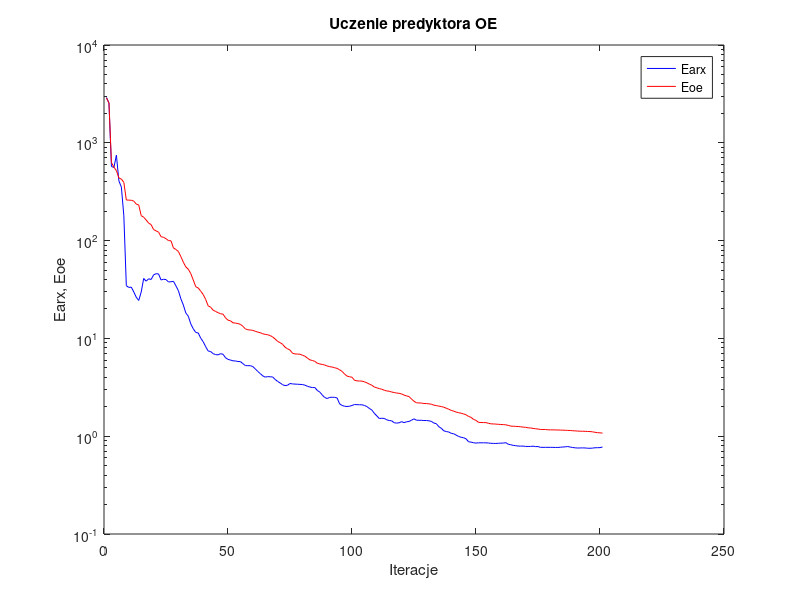
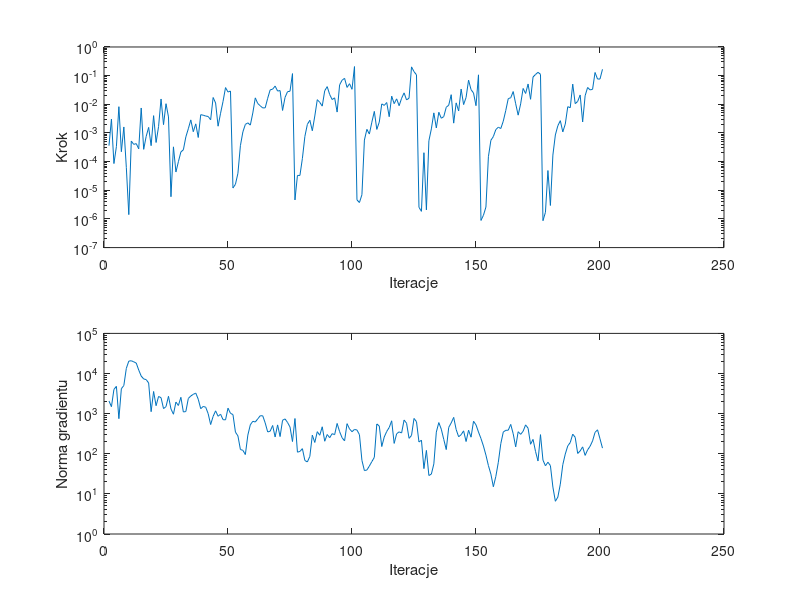

Write the MATLAB code that produced these figures, in order.
%uczenie predyktora oe
clear all;
n=0; farx(n+1)=2.907784e+003; foe(n+1)=2.871710e+003; wspucz(n+1)=0.000000e+000; ng(n+1)=0.000000e+000;
%odnowa zmiennej metryki
n=1; farx(n+1)=2.546965e+003; foe(n+1)=2.551390e+003; krok(n+1)=3.604935e-004; ng(n+1)=2.066961e+003;
n=2; farx(n+1)=5.723945e+002; foe(n+1)=6.282380e+002; krok(n+1)=3.050294e-003; ng(n+1)=1.488874e+003;
n=3; farx(n+1)=5.599219e+002; foe(n+1)=5.641770e+002; krok(n+1)=8.559513e-005; ng(n+1)=4.012500e+003;
n=4; farx(n+1)=7.476456e+002; foe(n+1)=5.187080e+002; krok(n+1)=3.347436e-004; ng(n+1)=4.787093e+003;
n=5; farx(n+1)=4.078937e+002; foe(n+1)=4.377697e+002; krok(n+1)=8.253480e-003; ng(n+1)=7.493910e+002;
n=6; farx(n+1)=3.530837e+002; foe(n+1)=4.255233e+002; krok(n+1)=2.219001e-004; ng(n+1)=4.185634e+003;
n=7; farx(n+1)=1.792499e+002; foe(n+1)=3.941751e+002; krok(n+1)=1.620122e-003; ng(n+1)=5.025272e+003;
n=8; farx(n+1)=3.462143e+001; foe(n+1)=2.600420e+002; krok(n+1)=6.290878e-005; ng(n+1)=1.344489e+004;
n=9; farx(n+1)=3.319731e+001; foe(n+1)=2.593987e+002; krok(n+1)=1.414876e-006; ng(n+1)=2.037983e+004;
n=10; farx(n+1)=3.343697e+001; foe(n+1)=2.584254e+002; krok(n+1)=5.193328e-004; ng(n+1)=2.080657e+004;
n=11; farx(n+1)=2.988050e+001; foe(n+1)=2.535569e+002; krok(n+1)=3.994639e-004; ng(n+1)=1.955290e+004;
n=12; farx(n+1)=2.637408e+001; foe(n+1)=2.361742e+002; krok(n+1)=4.251583e-004; ng(n+1)=1.821599e+004;
n=13; farx(n+1)=2.441311e+001; foe(n+1)=2.316625e+002; krok(n+1)=2.790403e-004; ng(n+1)=1.220121e+004;
n=14; farx(n+1)=2.981285e+001; foe(n+1)=1.802018e+002; krok(n+1)=7.444102e-003; ng(n+1)=8.639656e+003;
n=15; farx(n+1)=4.100875e+001; foe(n+1)=1.733243e+002; krok(n+1)=2.681467e-004; ng(n+1)=7.319810e+003;
n=16; farx(n+1)=3.848117e+001; foe(n+1)=1.625400e+002; krok(n+1)=7.543972e-004; ng(n+1)=7.054368e+003;
n=17; farx(n+1)=4.072967e+001; foe(n+1)=1.509023e+002; krok(n+1)=1.564230e-003; ng(n+1)=5.809463e+003;
n=18; farx(n+1)=4.001888e+001; foe(n+1)=1.456162e+002; krok(n+1)=3.604935e-004; ng(n+1)=1.119478e+003;
n=19; farx(n+1)=4.462585e+001; foe(n+1)=1.295305e+002; krok(n+1)=4.018862e-003; ng(n+1)=3.565665e+003;
n=20; farx(n+1)=4.587351e+001; foe(n+1)=1.258818e+002; krok(n+1)=4.652564e-004; ng(n+1)=1.576935e+003;
n=21; farx(n+1)=4.563831e+001; foe(n+1)=1.220393e+002; krok(n+1)=1.667309e-003; ng(n+1)=2.681335e+003;
n=22; farx(n+1)=3.957416e+001; foe(n+1)=1.096810e+002; krok(n+1)=1.534343e-002; ng(n+1)=2.496175e+003;
n=23; farx(n+1)=4.028981e+001; foe(n+1)=1.081059e+002; krok(n+1)=1.951356e-003; ng(n+1)=1.337406e+003;
n=24; farx(n+1)=3.992197e+001; foe(n+1)=1.046138e+002; krok(n+1)=1.048565e-002; ng(n+1)=1.492402e+003;
n=25; farx(n+1)=3.779226e+001; foe(n+1)=1.000640e+002; krok(n+1)=3.625910e-003; ng(n+1)=2.703683e+003;
%odnowa zmiennej metryki
n=26; farx(n+1)=3.795099e+001; foe(n+1)=9.951061e+001; krok(n+1)=5.957013e-006; ng(n+1)=1.311033e+003;
n=27; farx(n+1)=3.836126e+001; foe(n+1)=8.423005e+001; krok(n+1)=3.276764e-004; ng(n+1)=9.668585e+002;
n=28; farx(n+1)=3.447578e+001; foe(n+1)=8.111661e+001; krok(n+1)=4.341873e-005; ng(n+1)=1.940841e+003;
n=29; farx(n+1)=3.075624e+001; foe(n+1)=7.736877e+001; krok(n+1)=9.960454e-005; ng(n+1)=1.597617e+003;
n=30; farx(n+1)=2.537799e+001; foe(n+1)=6.854373e+001; krok(n+1)=2.178332e-004; ng(n+1)=2.553719e+003;
n=31; farx(n+1)=2.190613e+001; foe(n+1)=6.005267e+001; krok(n+1)=2.578785e-004; ng(n+1)=1.099768e+003;
n=32; farx(n+1)=1.818169e+001; foe(n+1)=5.375414e+001; krok(n+1)=7.286672e-004; ng(n+1)=1.128924e+003;
n=33; farx(n+1)=1.683869e+001; foe(n+1)=5.097113e+001; krok(n+1)=1.402097e-003; ng(n+1)=2.390724e+003;
n=34; farx(n+1)=1.405866e+001; foe(n+1)=4.594116e+001; krok(n+1)=2.855545e-003; ng(n+1)=2.755955e+003;
n=35; farx(n+1)=1.252599e+001; foe(n+1)=3.952653e+001; krok(n+1)=1.106947e-003; ng(n+1)=3.026101e+003;
n=36; farx(n+1)=1.151155e+001; foe(n+1)=3.375418e+001; krok(n+1)=2.075244e-003; ng(n+1)=3.249480e+003;
n=37; farx(n+1)=1.136089e+001; foe(n+1)=3.278002e+001; krok(n+1)=6.946998e-004; ng(n+1)=2.287536e+003;
n=38; farx(n+1)=1.005373e+001; foe(n+1)=3.039024e+001; krok(n+1)=4.341280e-003; ng(n+1)=1.328059e+003;
n=39; farx(n+1)=9.244496e+000; foe(n+1)=2.809168e+001; krok(n+1)=4.161987e-003; ng(n+1)=1.510064e+003;
n=40; farx(n+1)=8.220520e+000; foe(n+1)=2.502347e+001; krok(n+1)=3.898185e-003; ng(n+1)=1.448941e+003;
n=41; farx(n+1)=7.434117e+000; foe(n+1)=2.153551e+001; krok(n+1)=3.763634e-003; ng(n+1)=1.000012e+003;
n=42; farx(n+1)=7.342175e+000; foe(n+1)=2.085012e+001; krok(n+1)=2.885366e-003; ng(n+1)=5.347497e+002;
n=43; farx(n+1)=6.982264e+000; foe(n+1)=1.944288e+001; krok(n+1)=1.726361e-002; ng(n+1)=8.530612e+002;
n=44; farx(n+1)=6.826520e+000; foe(n+1)=1.885148e+001; krok(n+1)=1.111520e-002; ng(n+1)=1.173762e+003;
n=45; farx(n+1)=6.788803e+000; foe(n+1)=1.833247e+001; krok(n+1)=1.721118e-003; ng(n+1)=8.598602e+002;
n=46; farx(n+1)=6.980574e+000; foe(n+1)=1.786596e+001; krok(n+1)=4.871925e-003; ng(n+1)=9.676513e+002;
n=47; farx(n+1)=6.882848e+000; foe(n+1)=1.769277e+001; krok(n+1)=1.263902e-002; ng(n+1)=7.079608e+002;
n=48; farx(n+1)=6.345285e+000; foe(n+1)=1.623651e+001; krok(n+1)=3.830459e-002; ng(n+1)=6.998399e+002;
n=49; farx(n+1)=6.103303e+000; foe(n+1)=1.536129e+001; krok(n+1)=2.680031e-002; ng(n+1)=1.369131e+003;
n=50; farx(n+1)=6.005256e+000; foe(n+1)=1.512733e+001; krok(n+1)=2.900728e-002; ng(n+1)=1.017996e+003;
%odnowa zmiennej metryki
n=51; farx(n+1)=5.899974e+000; foe(n+1)=1.443496e+001; krok(n+1)=1.197415e-005; ng(n+1)=9.476642e+002;
n=52; farx(n+1)=5.881833e+000; foe(n+1)=1.434056e+001; krok(n+1)=1.621284e-005; ng(n+1)=3.460148e+002;
n=53; farx(n+1)=5.801954e+000; foe(n+1)=1.418390e+001; krok(n+1)=3.923630e-005; ng(n+1)=2.787998e+002;
n=54; farx(n+1)=5.792465e+000; foe(n+1)=1.391722e+001; krok(n+1)=3.604935e-004; ng(n+1)=1.276270e+002;
n=55; farx(n+1)=5.523437e+000; foe(n+1)=1.329647e+001; krok(n+1)=1.093891e-003; ng(n+1)=1.217551e+002;
n=56; farx(n+1)=5.273445e+000; foe(n+1)=1.251100e+001; krok(n+1)=1.988643e-003; ng(n+1)=9.565578e+001;
n=57; farx(n+1)=5.261591e+000; foe(n+1)=1.225670e+001; krok(n+1)=2.257520e-003; ng(n+1)=2.919670e+002;
n=58; farx(n+1)=5.262263e+000; foe(n+1)=1.218323e+001; krok(n+1)=1.879251e-003; ng(n+1)=5.272884e+002;
n=59; farx(n+1)=5.152570e+000; foe(n+1)=1.209300e+001; krok(n+1)=4.974973e-003; ng(n+1)=6.448277e+002;
n=60; farx(n+1)=4.877302e+000; foe(n+1)=1.183013e+001; krok(n+1)=1.676647e-002; ng(n+1)=6.191233e+002;
n=61; farx(n+1)=4.594721e+000; foe(n+1)=1.159262e+001; krok(n+1)=1.064021e-002; ng(n+1)=7.414124e+002;
n=62; farx(n+1)=4.369556e+000; foe(n+1)=1.143571e+001; krok(n+1)=8.865514e-003; ng(n+1)=8.868230e+002;
n=63; farx(n+1)=4.139866e+000; foe(n+1)=1.115627e+001; krok(n+1)=7.481826e-003; ng(n+1)=8.842594e+002;
n=64; farx(n+1)=4.017481e+000; foe(n+1)=1.099497e+001; krok(n+1)=7.530795e-003; ng(n+1)=5.867040e+002;
n=65; farx(n+1)=4.067993e+000; foe(n+1)=1.089839e+001; krok(n+1)=1.622219e-002; ng(n+1)=3.495890e+002;
n=66; farx(n+1)=4.049425e+000; foe(n+1)=1.069007e+001; krok(n+1)=3.192743e-002; ng(n+1)=3.647674e+002;
n=67; farx(n+1)=4.037727e+000; foe(n+1)=1.035410e+001; krok(n+1)=3.368398e-002; ng(n+1)=5.066092e+002;
n=68; farx(n+1)=3.807408e+000; foe(n+1)=9.863526e+000; krok(n+1)=4.331299e-002; ng(n+1)=2.621516e+002;
n=69; farx(n+1)=3.634258e+000; foe(n+1)=9.320850e+000; krok(n+1)=2.900728e-002; ng(n+1)=5.240446e+002;
n=70; farx(n+1)=3.505558e+000; foe(n+1)=9.053467e+000; krok(n+1)=3.012318e-002; ng(n+1)=2.682016e+002;
n=71; farx(n+1)=3.363706e+000; foe(n+1)=8.706466e+000; krok(n+1)=6.099924e-003; ng(n+1)=6.839718e+002;
n=72; farx(n+1)=3.290167e+000; foe(n+1)=8.136301e+000; krok(n+1)=1.740861e-002; ng(n+1)=7.384432e+002;
n=73; farx(n+1)=3.318099e+000; foe(n+1)=7.823819e+000; krok(n+1)=2.753789e-002; ng(n+1)=6.031784e+002;
n=74; farx(n+1)=3.458653e+000; foe(n+1)=7.599272e+000; krok(n+1)=2.861011e-002; ng(n+1)=4.642754e+002;
n=75; farx(n+1)=3.424860e+000; foe(n+1)=7.053037e+000; krok(n+1)=1.178633e-001; ng(n+1)=2.014479e+002;
%odnowa zmiennej metryki
n=76; farx(n+1)=3.409966e+000; foe(n+1)=6.937398e+000; krok(n+1)=4.603739e-006; ng(n+1)=7.556465e+002;
n=77; farx(n+1)=3.400025e+000; foe(n+1)=6.916851e+000; krok(n+1)=3.298006e-005; ng(n+1)=1.094887e+002;
n=78; farx(n+1)=3.386585e+000; foe(n+1)=6.894563e+000; krok(n+1)=3.289451e-005; ng(n+1)=1.144037e+002;
n=79; farx(n+1)=3.375980e+000; foe(n+1)=6.734938e+000; krok(n+1)=1.300680e-004; ng(n+1)=1.339087e+002;
n=80; farx(n+1)=3.325730e+000; foe(n+1)=6.581119e+000; krok(n+1)=7.581588e-004; ng(n+1)=6.776257e+001;
n=81; farx(n+1)=3.240284e+000; foe(n+1)=6.300728e+000; krok(n+1)=1.995464e-003; ng(n+1)=6.256266e+001;
n=82; farx(n+1)=3.182526e+000; foe(n+1)=6.033953e+000; krok(n+1)=2.778799e-003; ng(n+1)=8.606566e+001;
n=83; farx(n+1)=3.142937e+000; foe(n+1)=5.949051e+000; krok(n+1)=1.194415e-003; ng(n+1)=2.908249e+002;
n=84; farx(n+1)=3.147633e+000; foe(n+1)=5.829270e+000; krok(n+1)=3.902711e-003; ng(n+1)=1.912459e+002;
n=85; farx(n+1)=2.938627e+000; foe(n+1)=5.572475e+000; krok(n+1)=1.450364e-002; ng(n+1)=3.552423e+002;
n=86; farx(n+1)=2.827054e+000; foe(n+1)=5.486008e+000; krok(n+1)=1.171709e-002; ng(n+1)=2.894009e+002;
n=87; farx(n+1)=2.639920e+000; foe(n+1)=5.418374e+000; krok(n+1)=8.634154e-003; ng(n+1)=4.703693e+002;
n=88; farx(n+1)=2.486080e+000; foe(n+1)=5.345039e+000; krok(n+1)=2.977118e-002; ng(n+1)=2.052022e+002;
n=89; farx(n+1)=2.427799e+000; foe(n+1)=5.223582e+000; krok(n+1)=4.134280e-002; ng(n+1)=3.018863e+002;
n=90; farx(n+1)=2.493332e+000; foe(n+1)=5.139883e+000; krok(n+1)=2.191235e-002; ng(n+1)=2.515248e+002;
n=91; farx(n+1)=2.502839e+000; foe(n+1)=5.098969e+000; krok(n+1)=1.464382e-002; ng(n+1)=3.171380e+002;
n=92; farx(n+1)=2.496430e+000; foe(n+1)=5.010965e+000; krok(n+1)=1.680437e-002; ng(n+1)=2.995499e+002;
n=93; farx(n+1)=2.459593e+000; foe(n+1)=4.937381e+000; krok(n+1)=5.355898e-003; ng(n+1)=5.694892e+002;
n=94; farx(n+1)=2.142915e+000; foe(n+1)=4.775746e+000; krok(n+1)=4.757597e-002; ng(n+1)=3.563272e+002;
n=95; farx(n+1)=2.062823e+000; foe(n+1)=4.597650e+000; krok(n+1)=6.918848e-002; ng(n+1)=2.509071e+002;
n=96; farx(n+1)=2.024623e+000; foe(n+1)=4.319928e+000; krok(n+1)=8.068776e-002; ng(n+1)=2.096841e+002;
n=97; farx(n+1)=2.013622e+000; foe(n+1)=4.116658e+000; krok(n+1)=3.882853e-002; ng(n+1)=5.623783e+002;
n=98; farx(n+1)=2.024089e+000; foe(n+1)=4.054577e+000; krok(n+1)=5.235740e-002; ng(n+1)=4.165279e+002;
n=99; farx(n+1)=2.061573e+000; foe(n+1)=4.009535e+000; krok(n+1)=3.339713e-002; ng(n+1)=3.543993e+002;
n=100; farx(n+1)=2.106928e+000; foe(n+1)=3.728375e+000; krok(n+1)=2.073757e-001; ng(n+1)=4.039740e+002;
%odnowa zmiennej metryki
n=101; farx(n+1)=2.101759e+000; foe(n+1)=3.684753e+000; krok(n+1)=4.622099e-006; ng(n+1)=3.905161e+002;
n=102; farx(n+1)=2.097091e+000; foe(n+1)=3.663363e+000; krok(n+1)=3.735477e-006; ng(n+1)=2.992806e+002;
n=103; farx(n+1)=2.095223e+000; foe(n+1)=3.661237e+000; krok(n+1)=7.000011e-006; ng(n+1)=6.837948e+001;
n=104; farx(n+1)=2.062841e+000; foe(n+1)=3.600820e+000; krok(n+1)=5.653272e-004; ng(n+1)=3.810799e+001;
n=105; farx(n+1)=2.008207e+000; foe(n+1)=3.515323e+000; krok(n+1)=1.339301e-003; ng(n+1)=3.935870e+001;
n=106; farx(n+1)=1.922931e+000; foe(n+1)=3.408753e+000; krok(n+1)=9.152390e-004; ng(n+1)=4.944965e+001;
n=107; farx(n+1)=1.852021e+000; foe(n+1)=3.320530e+000; krok(n+1)=2.371550e-003; ng(n+1)=6.367846e+001;
n=108; farx(n+1)=1.715213e+000; foe(n+1)=3.184441e+000; krok(n+1)=5.655154e-003; ng(n+1)=8.134578e+001;
n=109; farx(n+1)=1.612809e+000; foe(n+1)=3.124538e+000; krok(n+1)=1.330026e-003; ng(n+1)=5.541643e+002;
n=110; farx(n+1)=1.517282e+000; foe(n+1)=3.065954e+000; krok(n+1)=2.396053e-003; ng(n+1)=4.906720e+002;
n=111; farx(n+1)=1.526004e+000; foe(n+1)=3.022752e+000; krok(n+1)=1.032555e-002; ng(n+1)=1.513848e+002;
n=112; farx(n+1)=1.519744e+000; foe(n+1)=2.953158e+000; krok(n+1)=9.159911e-003; ng(n+1)=2.614512e+002;
n=113; farx(n+1)=1.472536e+000; foe(n+1)=2.902227e+000; krok(n+1)=1.153579e-002; ng(n+1)=3.597439e+002;
n=114; farx(n+1)=1.445175e+000; foe(n+1)=2.880895e+000; krok(n+1)=3.692938e-003; ng(n+1)=4.516010e+002;
n=115; farx(n+1)=1.436784e+000; foe(n+1)=2.830603e+000; krok(n+1)=1.923658e-002; ng(n+1)=6.627728e+002;
n=116; farx(n+1)=1.374203e+000; foe(n+1)=2.795970e+000; krok(n+1)=1.053841e-002; ng(n+1)=1.811797e+002;
n=117; farx(n+1)=1.360726e+000; foe(n+1)=2.762331e+000; krok(n+1)=1.547432e-002; ng(n+1)=3.149018e+002;
n=118; farx(n+1)=1.371960e+000; foe(n+1)=2.745271e+000; krok(n+1)=8.928204e-003; ng(n+1)=3.520072e+002;
n=119; farx(n+1)=1.408893e+000; foe(n+1)=2.703852e+000; krok(n+1)=1.620620e-002; ng(n+1)=3.296899e+002;
n=120; farx(n+1)=1.376534e+000; foe(n+1)=2.631637e+000; krok(n+1)=2.508493e-002; ng(n+1)=6.926676e+002;
n=121; farx(n+1)=1.404137e+000; foe(n+1)=2.583540e+000; krok(n+1)=1.417782e-002; ng(n+1)=5.771665e+002;
n=122; farx(n+1)=1.415023e+000; foe(n+1)=2.540930e+000; krok(n+1)=1.636186e-002; ng(n+1)=2.422525e+002;
n=123; farx(n+1)=1.457774e+000; foe(n+1)=2.398360e+000; krok(n+1)=2.022243e-001; ng(n+1)=2.860211e+002;
n=124; farx(n+1)=1.505960e+000; foe(n+1)=2.276681e+000; krok(n+1)=1.380129e-001; ng(n+1)=7.585902e+002;
n=125; farx(n+1)=1.456539e+000; foe(n+1)=2.195243e+000; krok(n+1)=1.067078e-001; ng(n+1)=6.308940e+002;
%odnowa zmiennej metryki
n=126; farx(n+1)=1.455516e+000; foe(n+1)=2.188602e+000; krok(n+1)=2.541039e-006; ng(n+1)=1.964068e+002;
n=127; farx(n+1)=1.453814e+000; foe(n+1)=2.182740e+000; krok(n+1)=1.839930e-006; ng(n+1)=2.179080e+002;
n=128; farx(n+1)=1.447042e+000; foe(n+1)=2.159455e+000; krok(n+1)=2.045211e-004; ng(n+1)=4.260922e+001;
n=129; farx(n+1)=1.446848e+000; foe(n+1)=2.157588e+000; krok(n+1)=2.071929e-006; ng(n+1)=1.213038e+002;
n=130; farx(n+1)=1.437579e+000; foe(n+1)=2.141414e+000; krok(n+1)=5.333277e-004; ng(n+1)=2.870196e+001;
n=131; farx(n+1)=1.418212e+000; foe(n+1)=2.125091e+000; krok(n+1)=1.387045e-003; ng(n+1)=3.114146e+001;
n=132; farx(n+1)=1.362451e+000; foe(n+1)=2.076368e+000; krok(n+1)=5.022071e-003; ng(n+1)=5.589464e+001;
n=133; farx(n+1)=1.343017e+000; foe(n+1)=2.057018e+000; krok(n+1)=1.499941e-003; ng(n+1)=3.465415e+002;
n=134; farx(n+1)=1.250115e+000; foe(n+1)=2.030416e+000; krok(n+1)=5.274350e-003; ng(n+1)=5.986720e+002;
n=135; farx(n+1)=1.205355e+000; foe(n+1)=2.011080e+000; krok(n+1)=3.264384e-003; ng(n+1)=4.100643e+002;
n=136; farx(n+1)=1.135781e+000; foe(n+1)=1.979049e+000; krok(n+1)=3.726829e-003; ng(n+1)=2.279438e+002;
n=137; farx(n+1)=1.115935e+000; foe(n+1)=1.932082e+000; krok(n+1)=7.884232e-003; ng(n+1)=1.271769e+002;
n=138; farx(n+1)=1.104541e+000; foe(n+1)=1.888745e+000; krok(n+1)=9.296334e-003; ng(n+1)=4.535709e+002;
n=139; farx(n+1)=1.070229e+000; foe(n+1)=1.836754e+000; krok(n+1)=2.165649e-002; ng(n+1)=5.877237e+002;
n=140; farx(n+1)=1.059210e+000; foe(n+1)=1.804737e+000; krok(n+1)=2.201622e-003; ng(n+1)=8.069026e+002;
n=141; farx(n+1)=1.026832e+000; foe(n+1)=1.764368e+000; krok(n+1)=1.121665e-002; ng(n+1)=4.024323e+002;
n=142; farx(n+1)=9.938075e-001; foe(n+1)=1.738666e+000; krok(n+1)=5.852382e-003; ng(n+1)=2.651675e+002;
n=143; farx(n+1)=9.754778e-001; foe(n+1)=1.717257e+000; krok(n+1)=3.406610e-002; ng(n+1)=2.984717e+002;
n=144; farx(n+1)=9.640760e-001; foe(n+1)=1.690435e+000; krok(n+1)=9.778245e-003; ng(n+1)=3.723346e+002;
n=145; farx(n+1)=9.402534e-001; foe(n+1)=1.655185e+000; krok(n+1)=1.733857e-002; ng(n+1)=2.018537e+002;
n=146; farx(n+1)=8.761127e-001; foe(n+1)=1.591467e+000; krok(n+1)=6.963444e-002; ng(n+1)=3.864586e+002;
n=147; farx(n+1)=8.707004e-001; foe(n+1)=1.559623e+000; krok(n+1)=3.251545e-002; ng(n+1)=2.588677e+002;
n=148; farx(n+1)=8.568884e-001; foe(n+1)=1.484746e+000; krok(n+1)=2.476948e-002; ng(n+1)=6.459380e+002;
n=149; farx(n+1)=8.501955e-001; foe(n+1)=1.451920e+000; krok(n+1)=8.948186e-003; ng(n+1)=5.255834e+002;
n=150; farx(n+1)=8.563219e-001; foe(n+1)=1.385529e+000; krok(n+1)=1.067078e-001; ng(n+1)=3.484627e+002;
%odnowa zmiennej metryki
n=151; farx(n+1)=8.561341e-001; foe(n+1)=1.380417e+000; krok(n+1)=8.856239e-007; ng(n+1)=2.397304e+002;
n=152; farx(n+1)=8.558519e-001; foe(n+1)=1.378388e+000; krok(n+1)=1.344676e-006; ng(n+1)=1.558154e+002;
n=153; farx(n+1)=8.559411e-001; foe(n+1)=1.377139e+000; krok(n+1)=2.591838e-006; ng(n+1)=9.247491e+001;
n=154; farx(n+1)=8.519219e-001; foe(n+1)=1.356468e+000; krok(n+1)=1.484725e-004; ng(n+1)=5.082041e+001;
n=155; farx(n+1)=8.460427e-001; foe(n+1)=1.337873e+000; krok(n+1)=5.547107e-004; ng(n+1)=3.110537e+001;
n=156; farx(n+1)=8.443122e-001; foe(n+1)=1.335262e+000; krok(n+1)=7.496833e-004; ng(n+1)=1.506007e+001;
n=157; farx(n+1)=8.427651e-001; foe(n+1)=1.329679e+000; krok(n+1)=1.317301e-003; ng(n+1)=2.727765e+001;
n=158; farx(n+1)=8.466260e-001; foe(n+1)=1.323528e+000; krok(n+1)=1.588254e-003; ng(n+1)=6.137112e+001;
n=159; farx(n+1)=8.494969e-001; foe(n+1)=1.317130e+000; krok(n+1)=1.427772e-003; ng(n+1)=1.789520e+002;
n=160; farx(n+1)=8.505186e-001; foe(n+1)=1.314433e+000; krok(n+1)=2.583925e-003; ng(n+1)=3.473930e+002;
n=161; farx(n+1)=8.590253e-001; foe(n+1)=1.307799e+000; krok(n+1)=6.081190e-003; ng(n+1)=3.835732e+002;
n=162; farx(n+1)=8.276683e-001; foe(n+1)=1.289685e+000; krok(n+1)=1.576669e-002; ng(n+1)=3.865720e+002;
n=163; farx(n+1)=8.180257e-001; foe(n+1)=1.268628e+000; krok(n+1)=1.693613e-002; ng(n+1)=5.390579e+002;
n=164; farx(n+1)=8.065072e-001; foe(n+1)=1.263711e+000; krok(n+1)=2.785422e-002; ng(n+1)=3.147085e+002;
n=165; farx(n+1)=8.004440e-001; foe(n+1)=1.260693e+000; krok(n+1)=1.045775e-002; ng(n+1)=1.486859e+002;
n=166; farx(n+1)=7.925465e-001; foe(n+1)=1.255244e+000; krok(n+1)=4.181404e-003; ng(n+1)=3.540363e+002;
n=167; farx(n+1)=7.918231e-001; foe(n+1)=1.249565e+000; krok(n+1)=1.034502e-002; ng(n+1)=3.049526e+002;
n=168; farx(n+1)=7.924077e-001; foe(n+1)=1.238382e+000; krok(n+1)=3.571281e-002; ng(n+1)=3.633011e+002;
n=169; farx(n+1)=7.861312e-001; foe(n+1)=1.233948e+000; krok(n+1)=2.386882e-002; ng(n+1)=5.247879e+002;
n=170; farx(n+1)=7.858591e-001; foe(n+1)=1.217497e+000; krok(n+1)=5.113139e-002; ng(n+1)=4.336640e+002;
n=171; farx(n+1)=7.858814e-001; foe(n+1)=1.214578e+000; krok(n+1)=1.496365e-002; ng(n+1)=1.725071e+002;
n=172; farx(n+1)=7.914837e-001; foe(n+1)=1.201264e+000; krok(n+1)=8.973318e-002; ng(n+1)=2.280430e+002;
n=173; farx(n+1)=7.826633e-001; foe(n+1)=1.191755e+000; krok(n+1)=1.096481e-001; ng(n+1)=1.142912e+002;
n=174; farx(n+1)=7.838425e-001; foe(n+1)=1.184218e+000; krok(n+1)=1.305790e-001; ng(n+1)=6.599311e+001;
n=175; farx(n+1)=7.693989e-001; foe(n+1)=1.171580e+000; krok(n+1)=1.111619e-001; ng(n+1)=2.995820e+002;
%odnowa zmiennej metryki
n=176; farx(n+1)=7.693968e-001; foe(n+1)=1.171355e+000; krok(n+1)=8.674337e-007; ng(n+1)=6.934348e+001;
n=177; farx(n+1)=7.694370e-001; foe(n+1)=1.171170e+000; krok(n+1)=1.704794e-006; ng(n+1)=5.022418e+001;
n=178; farx(n+1)=7.693007e-001; foe(n+1)=1.162022e+000; krok(n+1)=4.886973e-005; ng(n+1)=6.154540e+001;
n=179; farx(n+1)=7.692291e-001; foe(n+1)=1.161611e+000; krok(n+1)=2.949103e-006; ng(n+1)=5.073880e+001;
n=180; farx(n+1)=7.688608e-001; foe(n+1)=1.160192e+000; krok(n+1)=1.691914e-004; ng(n+1)=1.482489e+001;
n=181; farx(n+1)=7.677462e-001; foe(n+1)=1.158607e+000; krok(n+1)=8.528685e-004; ng(n+1)=6.545890e+000;
n=182; farx(n+1)=7.671604e-001; foe(n+1)=1.157663e+000; krok(n+1)=1.788132e-003; ng(n+1)=8.304505e+000;
n=183; farx(n+1)=7.712562e-001; foe(n+1)=1.155107e+000; krok(n+1)=2.684169e-003; ng(n+1)=1.749814e+001;
n=184; farx(n+1)=7.750876e-001; foe(n+1)=1.152254e+000; krok(n+1)=1.088038e-003; ng(n+1)=5.352557e+001;
n=185; farx(n+1)=7.787845e-001; foe(n+1)=1.149856e+000; krok(n+1)=2.044847e-003; ng(n+1)=9.834864e+001;
n=186; farx(n+1)=7.842068e-001; foe(n+1)=1.146399e+000; krok(n+1)=8.252113e-003; ng(n+1)=1.570758e+002;
n=187; farx(n+1)=7.743888e-001; foe(n+1)=1.143614e+000; krok(n+1)=7.598245e-003; ng(n+1)=1.901607e+002;
n=188; farx(n+1)=7.663326e-001; foe(n+1)=1.137999e+000; krok(n+1)=5.059367e-002; ng(n+1)=3.082161e+002;
n=189; farx(n+1)=7.606299e-001; foe(n+1)=1.133615e+000; krok(n+1)=1.053841e-002; ng(n+1)=2.568844e+002;
n=190; farx(n+1)=7.568615e-001; foe(n+1)=1.128778e+000; krok(n+1)=1.260621e-002; ng(n+1)=1.017949e+002;
n=191; farx(n+1)=7.584985e-001; foe(n+1)=1.124289e+000; krok(n+1)=2.121282e-002; ng(n+1)=1.175952e+002;
n=192; farx(n+1)=7.592990e-001; foe(n+1)=1.123668e+000; krok(n+1)=2.426196e-003; ng(n+1)=1.484351e+002;
n=193; farx(n+1)=7.585064e-001; foe(n+1)=1.121883e+000; krok(n+1)=1.987953e-002; ng(n+1)=9.102165e+001;
n=194; farx(n+1)=7.534971e-001; foe(n+1)=1.117517e+000; krok(n+1)=3.864513e-002; ng(n+1)=1.249238e+002;
n=195; farx(n+1)=7.528892e-001; foe(n+1)=1.115805e+000; krok(n+1)=3.181829e-002; ng(n+1)=1.535441e+002;
n=196; farx(n+1)=7.557143e-001; foe(n+1)=1.108192e+000; krok(n+1)=3.320390e-002; ng(n+1)=2.090342e+002;
n=197; farx(n+1)=7.617103e-001; foe(n+1)=1.096806e+000; krok(n+1)=1.288873e-001; ng(n+1)=3.416051e+002;
n=198; farx(n+1)=7.630947e-001; foe(n+1)=1.086078e+000; krok(n+1)=7.618367e-002; ng(n+1)=3.955020e+002;
n=199; farx(n+1)=7.640366e-001; foe(n+1)=1.082940e+000; krok(n+1)=7.626731e-002; ng(n+1)=2.356237e+002;
n=200; farx(n+1)=7.754527e-001; foe(n+1)=1.074972e+000; krok(n+1)=1.664562e-001; ng(n+1)=1.382653e+002;

figure; semilogy(farx,'b'); hold on; semilogy(foe,'r'); xlabel('Iteracje'); ylabel('Earx, Eoe'); legend('Earx','Eoe'); title('Uczenie predyktora OE');
figure; subplot(2,1,1); semilogy(krok); xlabel('Iteracje'); ylabel('Krok');
subplot(2,1,2); semilogy(ng); xlabel('Iteracje'); ylabel('Norma gradientu');
Earx=farx(n+1)
Eoe=foe(n+1)
